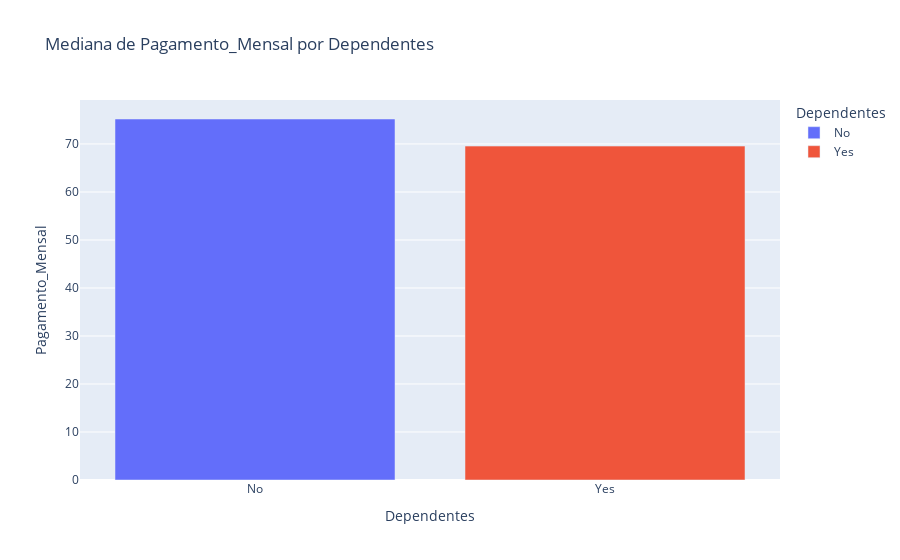
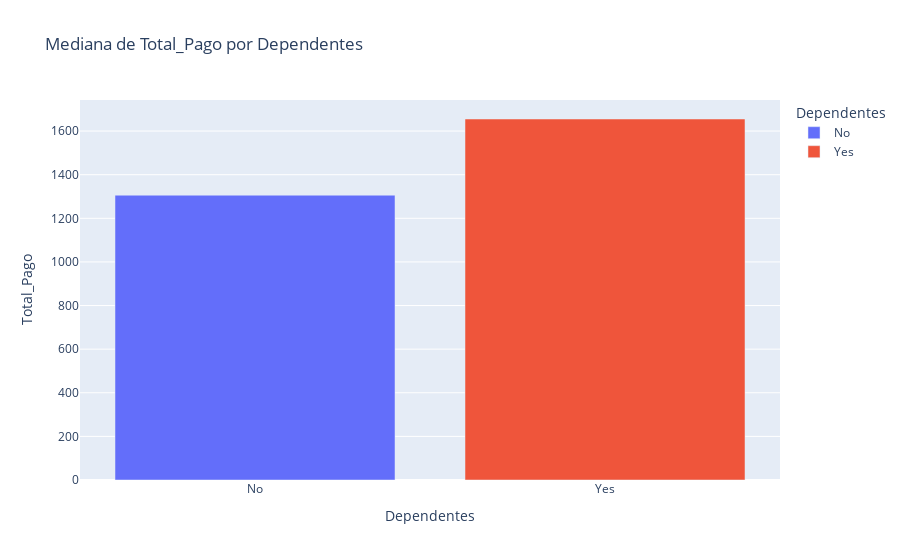
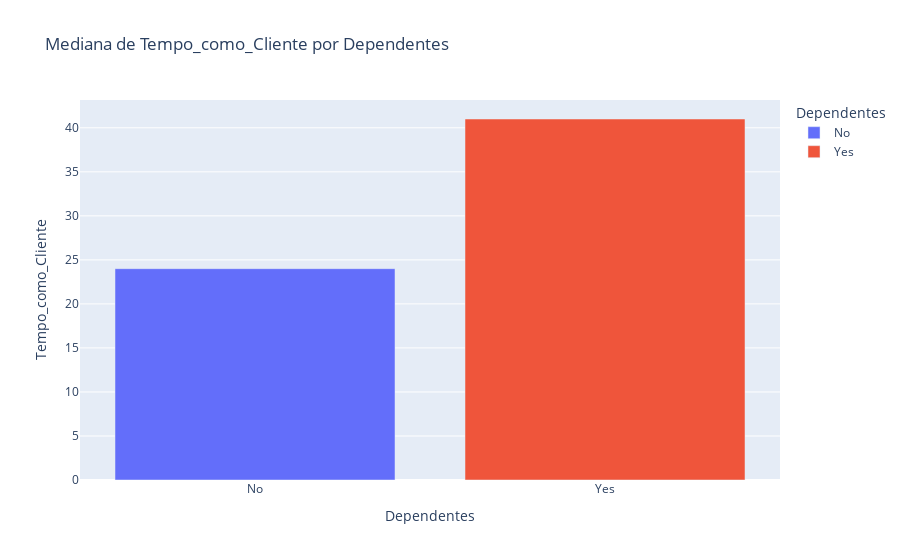
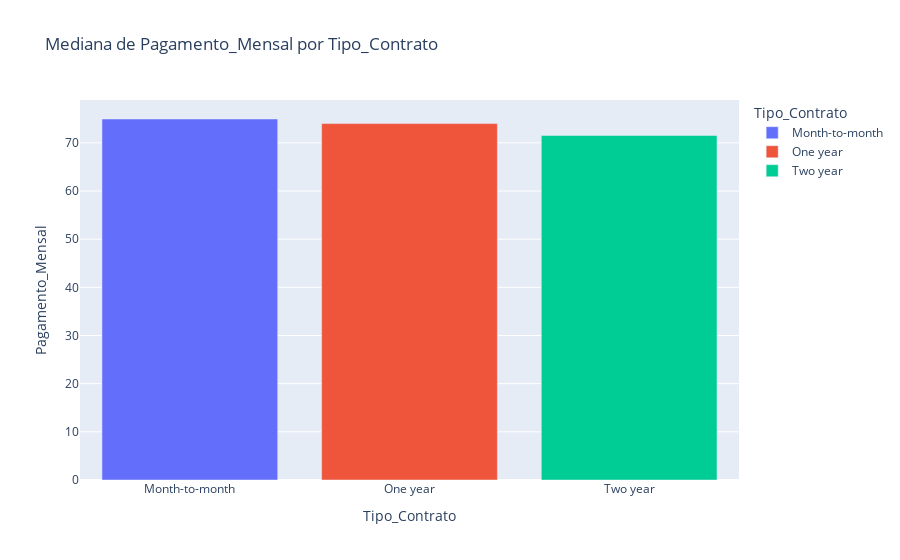

The notebook cell these images were saved under, in order:
### Code cell
categoricas = ['Dependentes', 'Tipo_Contrato', 'Forma_Pagamento']
numericas = ['Pagamento_Mensal', 'Total_Pago', 'Tempo_como_Cliente']

# Loop para gerar gráficos de barras
for cat in categoricas:
    for num in numericas:
        # Calcula a mediana da variável numérica por categoria
        resumo = df.groupby(cat)[num].median().reset_index()
        
        # Cria gráfico de barras
        fig = px.bar(resumo, x=cat, y=num,
                     title=f'Mediana de {num} por {cat}',
                     color=cat)
        fig.show()

### Figure 1 — Plotly figure (JSON) as saved in the notebook; plotly's stock layout.template omitted (floating-point values rounded to 4 significant figures)
{"data": [{"hovertemplate": "Dependentes=%{x}<br>Pagamento_Mensal=%{y}<extra></extra>", "legendgroup": "No", "marker": {"color": "#636efa", "pattern": {"shape": ""}}, "name": "No", "orientation": "v", "showlegend": true, "textposition": "auto", "type": "bar", "x": ["No"], "xaxis": "x", "y": [75.2], "yaxis": "y"}, {"hovertemplate": "Dependentes=%{x}<br>Pagamento_Mensal=%{y}<extra></extra>", "legendgroup": "Yes", "marker": {"color": "#EF553B", "pattern": {"shape": ""}}, "name": "Yes", "orientation": "v", "showlegend": true, "textposition": "auto", "type": "bar", "x": ["Yes"], "xaxis": "x", "y": [69.55], "yaxis": "y"}], "layout": {"barmode": "relative", "legend": {"title": {"text": "Dependentes"}, "tracegroupgap": 0}, "title": {"text": "Mediana de Pagamento_Mensal por Dependentes"}, "xaxis": {"anchor": "y", "categoryarray": ["No", "Yes"], "categoryorder": "array", "domain": [0, 1], "title": {"text": "Dependentes"}}, "yaxis": {"anchor": "x", "domain": [0, 1], "title": {"text": "Pagamento_Mensal"}}}}

### Figure 2 — Plotly figure (JSON) as saved in the notebook; plotly's stock layout.template omitted (floating-point values rounded to 4 significant figures)
{"data": [{"hovertemplate": "Dependentes=%{x}<br>Total_Pago=%{y}<extra></extra>", "legendgroup": "No", "marker": {"color": "#636efa", "pattern": {"shape": ""}}, "name": "No", "orientation": "v", "showlegend": true, "textposition": "auto", "type": "bar", "x": ["No"], "xaxis": "x", "y": [1306.0], "yaxis": "y"}, {"hovertemplate": "Dependentes=%{x}<br>Total_Pago=%{y}<extra></extra>", "legendgroup": "Yes", "marker": {"color": "#EF553B", "pattern": {"shape": ""}}, "name": "Yes", "orientation": "v", "showlegend": true, "textposition": "auto", "type": "bar", "x": ["Yes"], "xaxis": "x", "y": [1655.0], "yaxis": "y"}], "layout": {"barmode": "relative", "legend": {"title": {"text": "Dependentes"}, "tracegroupgap": 0}, "title": {"text": "Mediana de Total_Pago por Dependentes"}, "xaxis": {"anchor": "y", "categoryarray": ["No", "Yes"], "categoryorder": "array", "domain": [0, 1], "title": {"text": "Dependentes"}}, "yaxis": {"anchor": "x", "domain": [0, 1], "title": {"text": "Total_Pago"}}}}

### Figure 3 — Plotly figure (JSON) as saved in the notebook; plotly's stock layout.template omitted (floating-point values rounded to 4 significant figures)
{"data": [{"hovertemplate": "Dependentes=%{x}<br>Tempo_como_Cliente=%{y}<extra></extra>", "legendgroup": "No", "marker": {"color": "#636efa", "pattern": {"shape": ""}}, "name": "No", "orientation": "v", "showlegend": true, "textposition": "auto", "type": "bar", "x": ["No"], "xaxis": "x", "y": [24.0], "yaxis": "y"}, {"hovertemplate": "Dependentes=%{x}<br>Tempo_como_Cliente=%{y}<extra></extra>", "legendgroup": "Yes", "marker": {"color": "#EF553B", "pattern": {"shape": ""}}, "name": "Yes", "orientation": "v", "showlegend": true, "textposition": "auto", "type": "bar", "x": ["Yes"], "xaxis": "x", "y": [41.0], "yaxis": "y"}], "layout": {"barmode": "relative", "legend": {"title": {"text": "Dependentes"}, "tracegroupgap": 0}, "title": {"text": "Mediana de Tempo_como_Cliente por Dependentes"}, "xaxis": {"anchor": "y", "categoryarray": ["No", "Yes"], "categoryorder": "array", "domain": [0, 1], "title": {"text": "Dependentes"}}, "yaxis": {"anchor": "x", "domain": [0, 1], "title": {"text": "Tempo_como_Cliente"}}}}

### Figure 4 — Plotly figure (JSON) as saved in the notebook; plotly's stock layout.template omitted (floating-point values rounded to 4 significant figures)
{"data": [{"hovertemplate": "Tipo_Contrato=%{x}<br>Pagamento_Mensal=%{y}<extra></extra>", "legendgroup": "Month-to-month", "marker": {"color": "#636efa", "pattern": {"shape": ""}}, "name": "Month-to-month", "orientation": "v", "showlegend": true, "textposition": "auto", "type": "bar", "x": ["Month-to-month"], "xaxis": "x", "y": [74.95], "yaxis": "y"}, {"hovertemplate": "Tipo_Contrato=%{x}<br>Pagamento_Mensal=%{y}<extra></extra>", "legendgroup": "One year", "marker": {"color": "#EF553B", "pattern": {"shape": ""}}, "name": "One year", "orientation": "v", "showlegend": true, "textposition": "auto", "type": "bar", "x": ["One year"], "xaxis": "x", "y": [74.0], "yaxis": "y"}, {"hovertemplate": "Tipo_Contrato=%{x}<br>Pagamento_Mensal=%{y}<extra></extra>", "legendgroup": "Two year", "marker": {"color": "#00cc96", "pattern": {"shape": ""}}, "name": "Two year", "orientation": "v", "showlegend": true, "textposition": "auto", "type": "bar", "x": ["Two year"], "xaxis": "x", "y": [71.53], "yaxis": "y"}], "layout": {"barmode": "relative", "legend": {"title": {"text": "Tipo_Contrato"}, "tracegroupgap": 0}, "title": {"text": "Mediana de Pagamento_Mensal por Tipo_Contrato"}, "xaxis": {"anchor": "y", "categoryarray": ["Month-to-month", "One year", "Two year"], "categoryorder": "array", "domain": [0, 1], "title": {"text": "Tipo_Contrato"}}, "yaxis": {"anchor": "x", "domain": [0, 1], "title": {"text": "Pagamento_Mensal"}}}}
